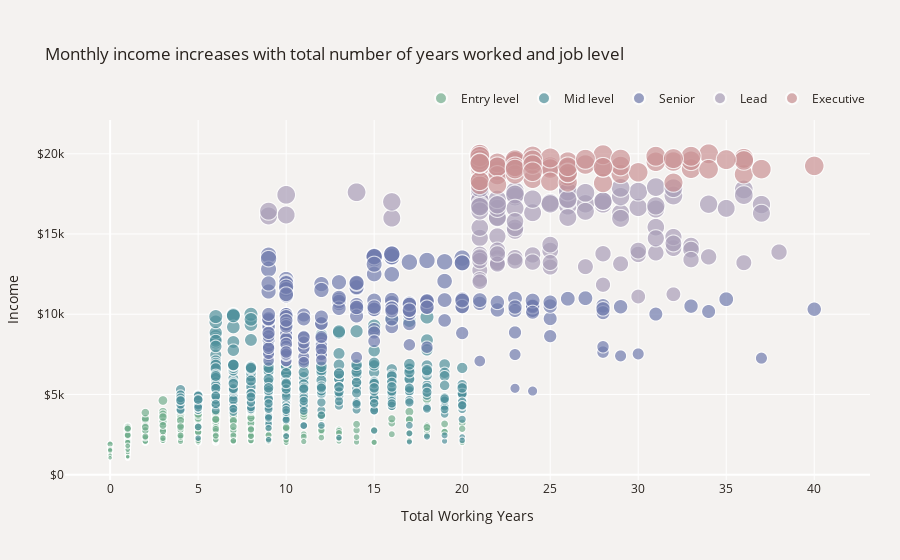

Write notebook code for a chart like this one.
### Markdown cell above
So với các nhân viên hiện tại, các nhân viên cũ có mức lương trung bình thấp hơn trên cả ba bộ phận.
- Có thể do các nhân viên cũ đã làm việc trong công ty trong một thời gian dài và chưa được thăng tiến hoặc nhận được tăng lương trong một thời gian dài. Điều này có thể do các nhân viên cũ không đáp ứng được yêu cầu công việc mới hoặc không có kha năng phát triển trong công việc. Trong khi đó, các nhân viên hiện tại có thể đáp ứng được yêu cầu công việc mới hoặc có khả năng phát triển trong công việc, dẫn đến mức lương trung bình của các nhân viên hiện tại cao hơn so với các nhân viên cũ.

Trong bộ phận HR, lương của phụ nữ cao hơn nam giới, có thể có những nguyên nhân sau:
- Phụ nữ có thể chiếm tỷ lệ lớn hơn nam giới trong các vị trí quản lý hoặc các vị trí yêu cầu kỹ năng đặc biệt, dẫn đến mức lương trung bình của phụ nữ cao hơn.
- Có thể còn những yếu tố khác, thậm chí là sự thiên vị giới tính trong quá trình xét tuyển hoặc đánh giá nhân viên.

### Code cell
plot_df = data.copy()
plot_df['JobLevel'] = pd.Categorical(
    plot_df['JobLevel']).rename_categories( 
    ['Entry level', 'Mid level', 'Senior', 'Lead', 'Executive'])
col=['#73AF8E', '#4F909B', '#707BAD', '#A89DB7','#C99193']
fig = px.scatter(plot_df, x='TotalWorkingYears', y='MonthlyIncome', 
                 color='JobLevel', size='MonthlyIncome',
                 color_discrete_sequence=col, 
                 category_orders={'JobLevel': ['Entry level', 'Mid level', 'Senior', 'Lead', 'Executive']})
fig.update_layout(legend=dict(orientation="h", yanchor="bottom", y=1.02, xanchor="right", x=1),
                  title='Monthly income increases with total number of years worked and job level <br>',
                  xaxis_title='Total Working Years', yaxis=dict(title='Income',tickprefix='$'), 
                  legend_title='', font_color='#28221D',
                  margin=dict(l=40, r=30, b=80, t=120),paper_bgcolor='#F4F2F0', plot_bgcolor='#F4F2F0')
fig.show()

### Figure 1 — Plotly figure (JSON) as saved in the notebook; plotly's stock layout.template omitted (floating-point values rounded to 4 significant figures; data arrays with more than 128 entries replaced by an {"elided": "..."} marker saying what was removed)
{"data": [{"hovertemplate": "JobLevel=Entry level<br>TotalWorkingYears=%{x}<br>MonthlyIncome=%{marker.size}<extra></extra>", "legendgroup": "Entry level", "marker": {"color": "#73AF8E", "size": {"elided": "543 int values"}, "sizemode": "area", "sizeref": 50.0, "symbol": "circle"}, "mode": "markers", "name": "Entry level", "showlegend": true, "type": "scattergl", "x": {"elided": "543 int values"}, "xaxis": "x", "y": {"elided": "543 int values"}, "yaxis": "y"}, {"hovertemplate": "JobLevel=Mid level<br>TotalWorkingYears=%{x}<br>MonthlyIncome=%{marker.size}<extra></extra>", "legendgroup": "Mid level", "marker": {"color": "#4F909B", "size": {"elided": "534 int values"}, "sizemode": "area", "sizeref": 50.0, "symbol": "circle"}, "mode": "markers", "name": "Mid level", "showlegend": true, "type": "scattergl", "x": {"elided": "534 int values"}, "xaxis": "x", "y": {"elided": "534 int values"}, "yaxis": "y"}, {"hovertemplate": "JobLevel=Senior<br>TotalWorkingYears=%{x}<br>MonthlyIncome=%{marker.size}<extra></extra>", "legendgroup": "Senior", "marker": {"color": "#707BAD", "size": {"elided": "218 int values"}, "sizemode": "area", "sizeref": 50.0, "symbol": "circle"}, "mode": "markers", "name": "Senior", "showlegend": true, "type": "scattergl", "x": {"elided": "218 int values"}, "xaxis": "x", "y": {"elided": "218 int values"}, "yaxis": "y"}, {"hovertemplate": "JobLevel=Lead<br>TotalWorkingYears=%{x}<br>MonthlyIncome=%{marker.size}<extra></extra>", "legendgroup": "Lead", "marker": {"color": "#A89DB7", "size": [15427, 14756, 13503, 13872, 17328, 16959, 17181, 13734, 16792, 16064, 16872, 13496, 17584, 13525, 16015, 17068, 13964, 15992, 16659, 14336, 13212, 16555, 14118, 17046, 17861, 16835, 13237, 16184, 16595, 16627, 15402, 14814, 13770, 11103, 16856, 17639, 16752, 17159, 16307, 13826, 11836, 14275, 17924, 17099, 14852, 13194, 17444, 17399, 13973, 12742, 13726, 13320, 17650, 16756, 17665, 16885, 17465, 12169, 13120, 13758, 17048, 17856, 17779, 16124, 13577, 17123, 16880, 17861, 14026, 13142, 13695, 13402, 13247, 16799, 17328, 14732, 16422, 17169, 16598, 17007, 16032, 16328, 16606, 14411, 16437, 17567, 11245, 15202, 16413, 13966, 17426, 17603, 15972, 15379, 12936, 16704, 12965, 16291, 15787, 13225, 16823, 17174, 17875, 13341, 13570, 12031], "sizemode": "area", "sizeref": 50.0, "symbol": "circle"}, "mode": "markers", "name": "Lead", "showlegend": true, "type": "scattergl", "x": [31, 21, 22, 38, 23, 25, 21, 21, 22, 22, 28, 21, 21, 23, 22, 21, 25, 16, 30, 25, 36, 31, 32, 28, 26, 37, 22, 10, 22, 21, 21, 32, 28, 30, 34, 30, 26, 22, 29, 31, 28, 33, 31, 26, 22, 22, 10, 32, 22, 21, 30, 23, 26, 31, 23, 27, 23, 21, 22, 22, 28, 32, 36, 9, 34, 21, 25, 21, 33, 29, 24, 33, 24, 21, 29, 31, 9, 26, 35, 16, 26, 24, 23, 32, 21, 27, 32, 23, 27, 30, 36, 14, 29, 23, 25, 21, 27, 37, 23, 25, 22, 24, 29, 21, 21, 21], "xaxis": "x", "y": [15427, 14756, 13503, 13872, 17328, 16959, 17181, 13734, 16792, 16064, 16872, 13496, 17584, 13525, 16015, 17068, 13964, 15992, 16659, 14336, 13212, 16555, 14118, 17046, 17861, 16835, 13237, 16184, 16595, 16627, 15402, 14814, 13770, 11103, 16856, 17639, 16752, 17159, 16307, 13826, 11836, 14275, 17924, 17099, 14852, 13194, 17444, 17399, 13973, 12742, 13726, 13320, 17650, 16756, 17665, 16885, 17465, 12169, 13120, 13758, 17048, 17856, 17779, 16124, 13577, 17123, 16880, 17861, 14026, 13142, 13695, 13402, 13247, 16799, 17328, 14732, 16422, 17169, 16598, 17007, 16032, 16328, 16606, 14411, 16437, 17567, 11245, 15202, 16413, 13966, 17426, 17603, 15972, 15379, 12936, 16704, 12965, 16291, 15787, 13225, 16823, 17174, 17875, 13341, 13570, 12031], "yaxis": "y"}, {"hovertemplate": "JobLevel=Executive<br>TotalWorkingYears=%{x}<br>MonthlyIncome=%{marker.size}<extra></extra>", "legendgroup": "Executive", "marker": {"color": "#C99193", "size": [19094, 18947, 19545, 18740, 18844, 18172, 19537, 19926, 19033, 18722, 19999, 19232, 19517, 19068, 19202, 19436, 19045, 19144, 18665, 19272, 18300, 19406, 19197, 19566, 18041, 19502, 18200, 19513, 19141, 19189, 19859, 18430, 19246, 19419, 18303, 19973, 19845, 19237, 19627, 19626, 19943, 18606, 19081, 19740, 18711, 18265, 18213, 18824, 18789, 19847, 19190, 18061, 19187, 19717, 19701, 19586, 19331, 19613, 19049, 19658, 19833, 19038, 19328, 19392, 19665, 19161, 19636, 19431, 18880], "sizemode": "area", "sizeref": 50.0, "symbol": "circle"}, "mode": "markers", "name": "Executive", "showlegend": true, "type": "scattergl", "x": [26, 22, 23, 29, 30, 28, 23, 21, 21, 36, 34, 22, 32, 33, 25, 22, 37, 28, 22, 21, 21, 24, 21, 33, 21, 31, 32, 26, 23, 22, 24, 24, 40, 21, 21, 21, 33, 29, 23, 21, 28, 26, 25, 25, 23, 25, 26, 26, 26, 31, 26, 22, 23, 36, 32, 36, 27, 24, 23, 27, 21, 34, 24, 21, 29, 28, 35, 21, 24], "xaxis": "x", "y": [19094, 18947, 19545, 18740, 18844, 18172, 19537, 19926, 19033, 18722, 19999, 19232, 19517, 19068, 19202, 19436, 19045, 19144, 18665, 19272, 18300, 19406, 19197, 19566, 18041, 19502, 18200, 19513, 19141, 19189, 19859, 18430, 19246, 19419, 18303, 19973, 19845, 19237, 19627, 19626, 19943, 18606, 19081, 19740, 18711, 18265, 18213, 18824, 18789, 19847, 19190, 18061, 19187, 19717, 19701, 19586, 19331, 19613, 19049, 19658, 19833, 19038, 19328, 19392, 19665, 19161, 19636, 19431, 18880], "yaxis": "y"}], "layout": {"font": {"color": "#28221D"}, "legend": {"itemsizing": "constant", "orientation": "h", "title": {"text": ""}, "tracegroupgap": 0, "x": 1, "xanchor": "right", "y": 1.02, "yanchor": "bottom"}, "margin": {"b": 80, "l": 40, "r": 30, "t": 120}, "paper_bgcolor": "#F4F2F0", "plot_bgcolor": "#F4F2F0", "title": {"text": "Monthly income increases with total number of years worked and job level <br>"}, "xaxis": {"anchor": "y", "domain": [0, 1], "title": {"text": "Total Working Years"}}, "yaxis": {"anchor": "x", "domain": [0, 1], "tickprefix": "$", "title": {"text": "Income"}}}}
